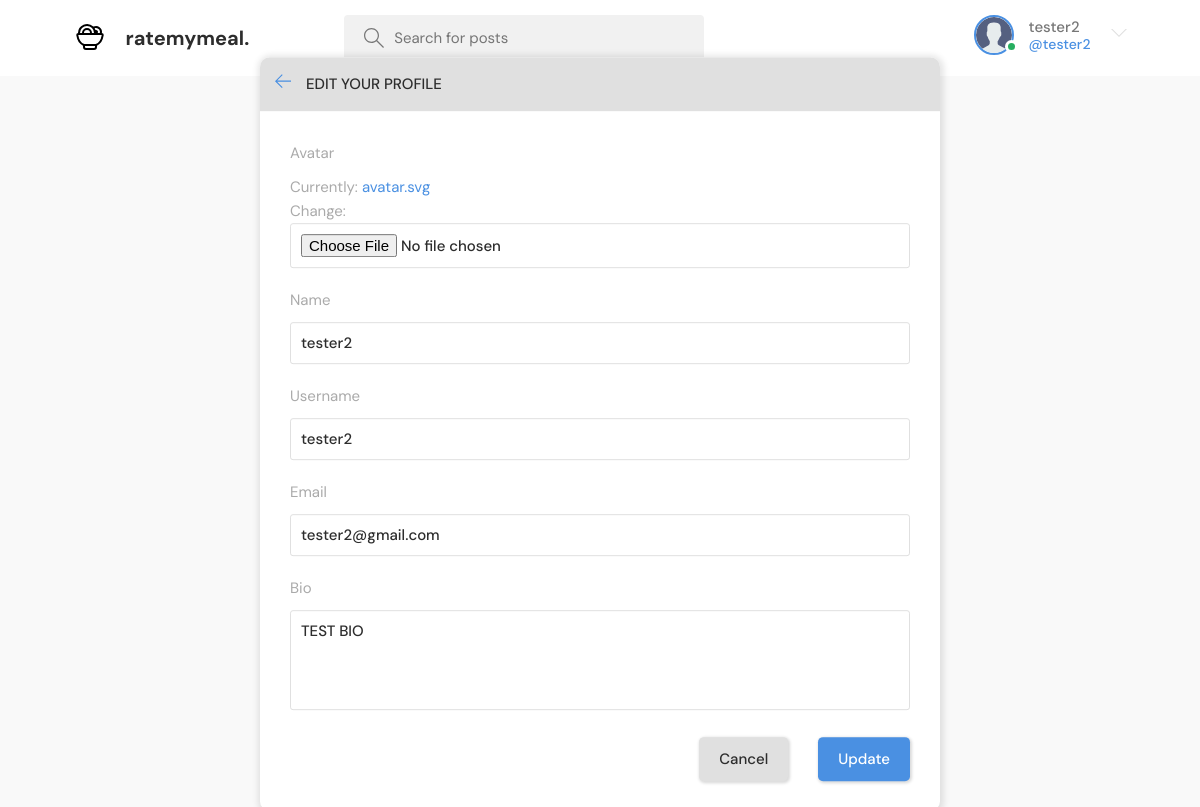
The page /update-user/ (signed in) on the database its author committed.
### base/models.py (models this page shows, shortened)
class User(AbstractUser):
    name = models.CharField(max_length=200, null=True)
    email = models.EmailField(unique=True, null=True)
    bio = models.TextField(null=True)
    avatar = models.ImageField(null=True, default="avatar.svg")
    USERNAME_FIELD = 'email'
    REQUIRED_FIELDS = ['username']

### base/views.py (the view)
# urls.py: path('update-user/', views.updateUser, name="update-user"),
@login_required(login_url='login')
def updateUser(request):
    user = request.user
    form = UserForm(instance=user)
    if request.method == 'POST':
        form = UserForm(request.POST, request.FILES, instance=user)
        if form.is_valid():
            form.save()
            return redirect('user-profile', pk=user.id)
    return render(request, 'base/update-user.html', {'form': form})

### base/forms.py
class UserForm(ModelForm):
    class Meta:
        model = User
        fields = ['avatar', 'name', 'username', 'email', 'bio']

### base/templates/base/update-user.html (shortened to what this page needs)
{% extends 'main.html' %}
{% block content %}
<main class="update-account layout">
  <div class="container">
    <div class="layout__box">
      <div class="layout__boxHeader">
        <div class="layout__boxTitle">
          <a href="{% url 'home' %}">
            <svg version="1.1" xmlns="http://www.w3.org/2000/svg" width="32" height="32" viewBox="0 0 32 32">
              <title>arrow-left</title>
              <path
                d="M13.723 2.286l-13.723 13.714 13.719 13.714 1.616-1.611-10.96-10.96h27.625v-2.286h-27.625l10.965-10.965-1.616-1.607z">
              </path>
            </svg>
          </a>
          <h3>Edit your profile</h3>
        </div>
      </div>
      <div class="layout__body">
        <form class="form" action="" method="POST" enctype="multipart/form-data">
          {% for field in form %}
          <div class="form__group">
            <label for="profile_pic">{{field.label}}</label>
            {{field}}
          </div>
          {% endfor %}
          <div class="form__action">
            <a class="btn btn--dark" href="javascript:history.back()">Cancel</a>
            <button class="btn btn--main" type="submit">Update</button>
          </div>
        </form>
      </div>
    </div>
  </div>
</main>
{% endblock content %}

### templates/navbar.html (shortened to what this page needs)
{% load static %}
<header class="header header--loggedIn">
    <div class="container">
        <a href="{% url 'home' %}" class="header__logo">
            <img src="{% static 'images/foodlogo.svg' %}" />
            <h1>ratemymeal.</h1>
        </a>
        <form class="header__search" method="GET" action="{% url 'home' %}">
            <label>
                <input name="q" placeholder="Search for posts" />
            </label>
        </form>
        <nav class="header__menu">
            {% if request.user.is_authenticated %}
            <div class="header__user">
                <a href="{% url 'update-user' %}">
                    <div class="avatar avatar--medium active">
                        <img src="{{request.user.avatar.url}}" />
                    </div>
                    <p>{{request.user.username}} <span>@{{request.user.username}}</span></p>
                </a>
                <button class="dropdown-button">
                    <svg version="1.1" xmlns="http://www.w3.org/2000/svg" width="32" height="32" viewBox="0 0 32 32">
                        <title>chevron-down</title>
                        <path d="M16 21l-13-13h-3l16 16 16-16h-3l-13 13z"></path>
                    </svg>
                </button>
            </div>
            {% else %}
            <a href="{% url 'login' %}">
                <img src="{% static 'images/avatar.svg' %}" />
                <p>Login</p>
            </a>
            {% endif %}
        </nav>
    </div>
</header>

### rows shown on the page
User: user.avatar (placeholder picture), user.username "tester2", form "tester2" "tester2" "tester2@gmail.com" "TEST BIO"

### other values the page prints
{{ field.label }} "Avatar" "Name" "Username" "Email" "Bio"
